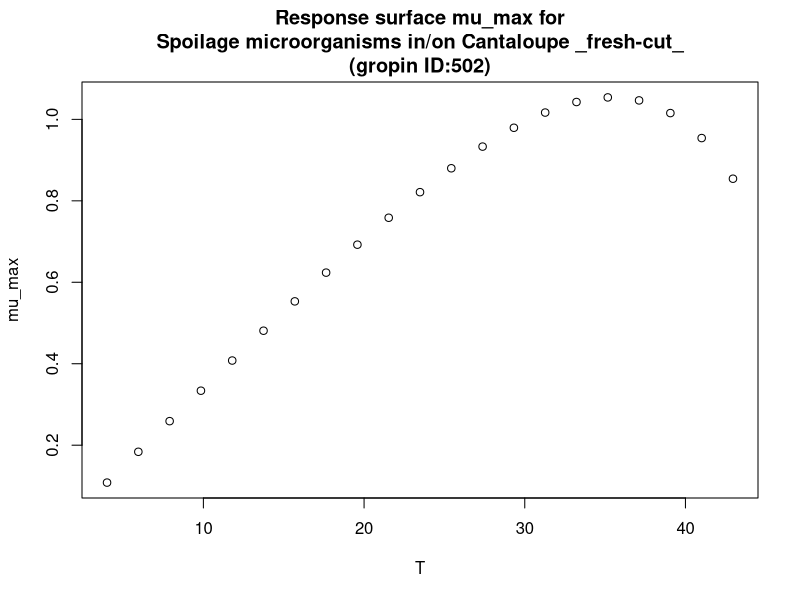

This figure's R source:
#############################
# start of Parameter script
#############################
T <- seq(4.004,42.957042957043,length.out=21)
#############################
# end of Parameter script
#############################
############################# 
# start of Model script Gropin ID 502 
#############################
 
# constant coefficients for this model
 
variables <- data.frame(T)
argumentsPar <- expand.grid(variables)
 
# heart of the model
response_surface <- function(T) {
   mumax <-0.0393*(T-1.23)*(1-exp(0.106*(T-49.9)))

return(mumax=mumax)
} 

# output parameters
mumax <- cbind(argumentsPar,response_surface(argumentsPar['T']))
colnames(mumax) <- c(colnames(argumentsPar),'mumax')
#############################
# End of Model script
#############################
############################# 
# start of Visualisation script Gropin ID 502 
#############################
plot(T,mumax$mumax,
                          xlab='T',
                          ylab='mu_max',main='Response surface mu_max for
Spoilage microorganisms in/on Cantaloupe _fresh-cut_
(gropin ID:502)')
#############################
# End of Visualisation script
#############################
